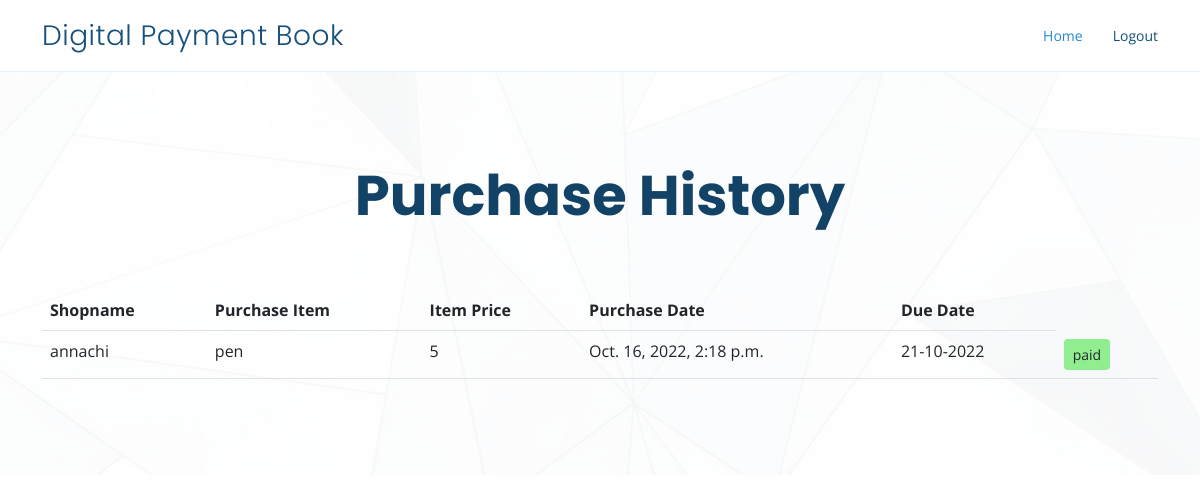
/viewdebtcustomer/7904622742 (signed in), run on the app's committed database.
### app/models.py (models this page shows, shortened)
class customer_history(models.Model):
	customer_id = models.CharField(default=None,max_length=12)
	customer_name = models.CharField(default=None,max_length=50)
	shop_name = models.CharField(max_length=1000)
	shop_id = models.IntegerField(default=None)
	purchase_item = models.CharField(max_length=1000)
	purchase_date = models.DateTimeField(default=timezone.now,null=True)
	item_price = models.IntegerField()
	purchase_mode = models.BooleanField(default=True)
	duedate = models.DateTimeField(default=None,null=True,blank=True)
	msg = models.BooleanField(default=False)

### app/views.py (the view, shortened to what this page needs)
# urls.py: path('viewdebtcustomer/<str:cid>',views.customer_debt_details,name='viewdebtcustomer'),
@login_required
def customer_debt_details(request,cid):
	c = customer_history.objects.filter(customer_id=cid,shop_name=request.user.shop_admin.shop_name,purchase_mode=False)
	return render(request,'app/debtpurchase.html',{'c':c})

### app/templates/app/debtpurchase.html (shortened to what this page needs)
<!DOCTYPE html>
<html lang="en">
<head>
  <link href="http://127.00.1:8000/media/customer/assets/vendor/aos/aos.css" rel="stylesheet">
  <link href="http://127.00.1:8000/media/customer/assets/vendor/bootstrap/css/bootstrap.min.css" rel="stylesheet">
  <link href="http://127.00.1:8000/media/customer/assets/vendor/bootstrap-icons/bootstrap-icons.css" rel="stylesheet">
  <link href="http://127.00.1:8000/media/customer/assets/vendor/boxicons/css/boxicons.min.css" rel="stylesheet">
  <link href="http://127.00.1:8000/media/customer/assets/vendor/glightbox/css/glightbox.min.css" rel="stylesheet">
  <link href="http://127.00.1:8000/media/customer/assets/vendor/remixicon/remixicon.css" rel="stylesheet">
  <link href="http://127.00.1:8000/media/customer/assets/vendor/swiper/swiper-bundle.min.css" rel="stylesheet">
  <link href="http://127.00.1:8000/media/customer/assets/css/style.css" rel="stylesheet">
</head>
<body>
  <header id="header" class="fixed-top">
    <div class="container d-flex align-items-center justify-content-between">
      <h1 class="logo text-danger"><a href="index.html">Digital Payment Book</a></h1>
      <nav id="navbar" class="navbar">
        <ul>
          <li><a class="nav-link scrollto active" href="{%url 'adminindex'%}">Home</a></li>
          <li><a class="nav-link scrollto" href="{%url 'logout' %}">Logout</a></li>
      </nav>
    </div>
  </header>
  <section id="hero" class="d-flex align-items-center">
    <div class="container position-relative" data-aos="fade-up" data-aos-delay="100">
      <div class="row justify-content-center">
        <div class="col-xl-7 col-lg-9 text-center">
          <h1>Purchase History</h1>
        </div>
      </div>
      <br><br>
<table class="table" data-aos="fade-up" data-aos-delay="100">
  <thead>
    <tr>
      <th scope="col">Shopname</th>
      <th scope="col">Purchase Item</th>
      <th scope="col">Item Price</th>
      <th scope="col">Purchase Date</th>
      <th scope="col">Due Date</th>
    </tr>
  </thead>
  <form method="POST">
  {%for i in c%}
  <tbody>
    <tr>
      <td>{{i.shop_name}}</td>
      <td>{{i.purchase_item}}</td>
      <td>{{i.item_price}}</td>
      <td>{{i.purchase_date}}</td>
      <td>{{i.duedate|date:"d-m-Y "}}</td>
      <td>
        <button name = 'cid' value='{{i.customer_id}},{{i.id}}' style="background-color: lightgreen;" class="btn btn-sm">paid</button>
      </td>
    </tr>
  </tbody>
  {%endfor%}
</table>
  </section>
</body>
</html>

### media/customer/assets/css/style.css (style rules this page uses)
body { font-family: "Open Sans", sans-serif; color: #444444; }
a { color: #2487ce; text-decoration: none; }
h1, h2, h3, h4, h5, h6 { font-family: "Raleway", sans-serif; }
#header { transition: all 0.5s; background: #fff; z-index: 997; padding: 15px 0; border-bottom: 1px solid #e6f2fb; }
#header .logo { font-size: 28px; margin: 0; padding: 0; line-height: 1; font-weight: 300; letter-spacing: 0.5px; font-family: "Poppins", sans-serif; }
#header .logo a { color: #16507b; }
.navbar { padding: 0; }
.navbar ul { margin: 0; padding: 0; display: flex; list-style: none; align-items: center; }
.navbar li { position: relative; }
.navbar a, .navbar a:focus { display: flex; align-items: center; justify-content: space-between; padding: 10px 0 10px 30px; font-size: 14px; color: #16507b; white-space: nowrap; transition: 0.3s; }
.navbar a:hover, .navbar .active, .navbar .active:focus, .navbar li:hover>a { color: #2487ce; }
#hero { width: 100%; height: 100vh; position: relative; background: url("../img/hero-bg.jpg") top center; background-size: cover; position: relative; }
#hero:before { content: ""; background: rgba(255, 255, 255, 0.8); position: absolute; bottom: 0; top: 0; left: 0; right: 0; }
#hero .container { padding-top: 80px; }
#hero h1 { margin: 0; font-size: 56px; font-weight: 700; line-height: 72px; color: #124265; font-family: "Poppins", sans-serif; }
@media (min-width: 1024px) { #hero { background-attachment: fixed; } }
@media (max-height: 800px) { #hero { height: auto; } }
section { padding: 80px 0; overflow: hidden; }

### data on the page
customer_history: shop_name "annachi", purchase_item "pen", item_price "5", purchase_date "Oct. 16, 2022, 2:18 p.m.", duedate "21-10-2022", {{ i.customer_id }} 7904622742 (drawn)
